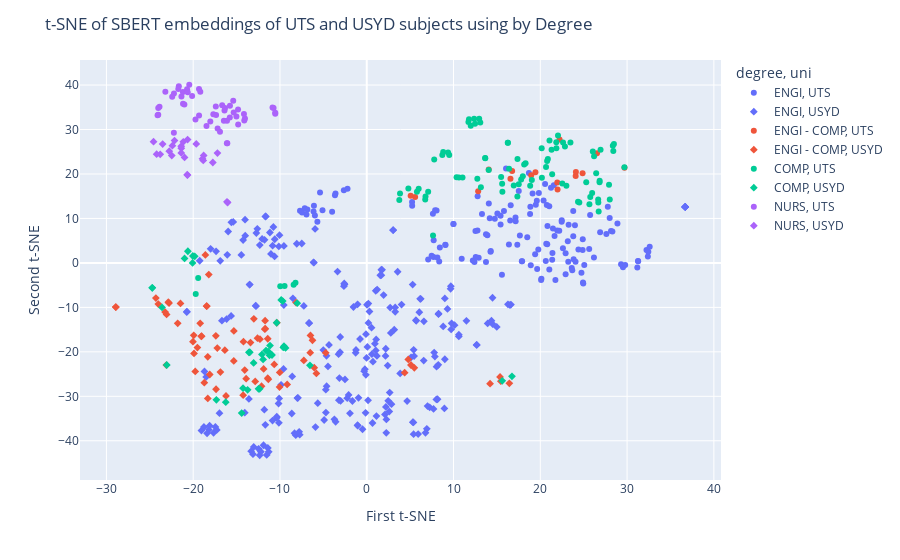

Source (notebook cell):
### Code cell
fig = px.scatter(sbert_subject_df, x="x", y="y", color="degree", symbol="uni", hover_name="subject_code", hover_data=["subject_code", "uni"])
fig.update_layout(
    title="t-SNE of SBERT embeddings of UTS and USYD subjects using by Degree",
    xaxis_title="First t-SNE",
    yaxis_title="Second t-SNE",
)
fig.show()

### Figure 1 — Plotly figure (JSON) as saved in the notebook; plotly's stock layout.template omitted (floating-point values rounded to 4 significant figures; data arrays with more than 128 entries replaced by an {"elided": "..."} marker saying what was removed)
{"data": [{"customdata": {"elided": "139x2 str values"}, "hovertemplate": "<b>%{hovertext}</b><br><br>degree=ENGI<br>uni=%{customdata[1]}<br>x=%{x}<br>y=%{y}<br>subject_code=%{customdata[0]}<extra></extra>", "hovertext": {"elided": "139 str values"}, "legendgroup": "ENGI, UTS", "marker": {"color": "#636efa", "symbol": "circle"}, "mode": "markers", "name": "ENGI, UTS", "orientation": "v", "showlegend": true, "type": "scatter", "x": {"elided": "139 float values"}, "xaxis": "x", "y": {"elided": "139 float values"}, "yaxis": "y"}, {"customdata": {"elided": "231x2 str values"}, "hovertemplate": "<b>%{hovertext}</b><br><br>degree=ENGI<br>uni=%{customdata[1]}<br>x=%{x}<br>y=%{y}<br>subject_code=%{customdata[0]}<extra></extra>", "hovertext": {"elided": "231 str values"}, "legendgroup": "ENGI, USYD", "marker": {"color": "#636efa", "symbol": "diamond"}, "mode": "markers", "name": "ENGI, USYD", "orientation": "v", "showlegend": true, "type": "scatter", "x": {"elided": "231 float values"}, "xaxis": "x", "y": {"elided": "231 float values"}, "yaxis": "y"}, {"customdata": [["31251", "UTS"], ["31271", "UTS"], ["41113", "UTS"], ["41001", "UTS"], ["31250", "UTS"], ["31257", "UTS"], ["31282", "UTS"], ["41092", "UTS"], ["33230", "UTS"], ["48024", "UTS"], ["48730", "UTS"], ["48433", "UTS"], ["31005", "UTS"], ["31269", "UTS"], ["33130", "UTS"], ["41039", "UTS"]], "hovertemplate": "<b>%{hovertext}</b><br><br>degree=ENGI - COMP<br>uni=%{customdata[1]}<br>x=%{x}<br>y=%{y}<br>subject_code=%{customdata[0]}<extra></extra>", "hovertext": ["31251", "31271", "41113", "41001", "31250", "31257", "31282", "41092", "33230", "48024", "48730", "48433", "31005", "31269", "33130", "41039"], "legendgroup": "ENGI - COMP, UTS", "marker": {"color": "#EF553B", "symbol": "circle"}, "mode": "markers", "name": "ENGI - COMP, UTS", "orientation": "v", "showlegend": true, "type": "scatter", "x": [16.56, 16.75, 21.96, 29.7, 14.06, 24.07, 24.1, 26.53, 5.575, 18.95, 22.22, 21.99, 12.84, 24.87, 5.06, 19.44], "xaxis": "x", "y": [18.95, 20.66, 18.08, 21.41, 21.01, 19.55, 20.43, 24.66, 14.82, 19.72, 27.74, 16.49, 16.13, 20.18, 15.11, 20.41], "yaxis": "y"}, {"customdata": {"elided": "73x2 str values"}, "hovertemplate": "<b>%{hovertext}</b><br><br>degree=ENGI - COMP<br>uni=%{customdata[1]}<br>x=%{x}<br>y=%{y}<br>subject_code=%{customdata[0]}<extra></extra>", "hovertext": ["ISYS2110", "COMP3109", "COMP3308", "COMP4530", "ELEC5618", "INFO1910", "COMP2017", "ELEC5619", "COMP4415", "COMP4618", "ELEC1601", "COMP2922", "COMP3221", "COMP4445", "DATA4207", "INFO1110", "MATH1061", "ISYS2120", "COMP4347", "SOFT2412", "COMP3027", "COMP4424", "ELEC5307", "ISYS4450", "ELEC5306", "COMP4425", "SOFT3202", "COMP4448", "COMP2123", "ISYS2160", "DATA3404", "COMP4405", "DATA2901", "DATA2002", "COMP4216", "COMP4328", "DATA2001", "DATA2902", "COMP4447", "ELEC3506", "COMP4349", "COMP4426", "COMP2823", "COMP3419", "ELEC5514", "COMP3927", "SOFT2201", "COMP4427", "SOFT3410", "ISYS3401", "COMP4348", "COMP4446", "SOFT3888", "COMP4329", "INFO3315", "INFO1113", "INFO4491", "COMP4313", "DATA3406", "INFO3616", "COMP3520", "COMP4318", "ELEC5616", "COMP2022", "COMP4617", "ISYS3888", "COMP4416", "COMP4338", "ELEC5620", "ELEC5509", "ELEC5508", "COMP4270", "COMP3608"], "legendgroup": "ENGI - COMP, USYD", "marker": {"color": "#EF553B", "symbol": "diamond"}, "mode": "markers", "name": "ENGI - COMP, USYD", "orientation": "v", "showlegend": true, "type": "scatter", "x": [-18.72, -11.41, -18.2, -10.36, -9.172, -10.66, -14.06, -18.09, -19.03, 16.43, -4.729, -12.59, -16.35, -17.39, -24.02, -10.02, -8.149, -23.06, -19.76, -12.85, -11.69, -18.6, -6.486, -17.36, -6.251, -19.94, -11.41, -19.19, -18.45, -6.512, -23.24, -20.02, -28.92, -22.78, -19.52, -14.21, -28.91, -22.87, -17.22, 4.786, -19.91, -11.88, -18.44, -19.07, 4.369, -11.75, -11.34, -15.31, -13.9, -16.22, -18.32, -13.01, -12.13, -15.32, -23.09, -16.87, -18.32, -5.804, -24.3, 15.45, -7.25, -21.47, 14.21, -12.31, 15.36, -14.24, -6.051, -21.79, -10.05, 5.092, 5.481, -11.71, -13.4], "xaxis": "x", "y": [-26.93, -17.06, -2.631, -13.46, -27.32, -22.83, -24.11, -25.09, -16.48, -27.08, -20.23, -16.93, -19.63, -16.41, -9.261, -24.63, -8.93, -11.58, -24.42, -26.65, -14.79, 1.79, -16.32, -28.42, -17.41, -16.28, -25.92, -13.58, -9.718, -20.18, -11.07, -17.72, -9.933, -9.031, -19.05, -17.72, -9.931, -8.836, -19.16, -21.71, -20.37, -23.84, -9.72, -16.51, -24.68, -14.91, -26.19, -15.29, -26.04, -29.92, -21.13, -12.57, -27.72, -22.04, -22.98, -24.54, -30.47, -24.85, -7.907, -26.59, -21.92, -9.101, -27.16, -17.15, -25.64, -29.76, -23.56, -13.58, -27.93, -22.96, -23.6, -12.99, -17.92], "yaxis": "y"}, {"customdata": {"elided": "88x2 str values"}, "hovertemplate": "<b>%{hovertext}</b><br><br>degree=COMP<br>uni=%{customdata[1]}<br>x=%{x}<br>y=%{y}<br>subject_code=%{customdata[0]}<extra></extra>", "hovertext": ["31482", "41903", "31247", "42913", "35005", "32144", "31338", "48450", "31748", "37262", "41889", "41020", "41077", "41173", "41172", "41076", "31266", "41021", "37234", "42050", "41040", "37233", "42036", "31261", "41026", "37161", "41175", "31277", "41905", "48270", "32011", "41180", "37252", "48436", "41181", "31256", "41174", "31276", "31260", "42037", "32009", "31275", "31263", "43023", "37335", "41182", "31280", "57304", "31097", "31243", "41004", "31255", "31080", "31242", "41052", "41183", "48033", "37181", "31258", "37363", "32931", "41025", "31777", "31262", "42028", "32146", "41891", "35007", "41080", "41079", "41184", "31245", "31253", "41043", "41171", "31265", "43025", "41019", "43024", "31927", "37373", "31272", "41900", "41185", "31268", "41078", "35006", "41890"], "legendgroup": "COMP, UTS", "marker": {"color": "#00cc96", "symbol": "circle"}, "mode": "markers", "name": "COMP, UTS", "orientation": "v", "showlegend": true, "type": "scatter", "x": [25.66, 16.94, 25.29, 15.6, -8.212, 24.5, 26.2, 17.36, 17.79, 5.783, 21.37, 7.773, 7.638, 13.08, 11.78, 12.48, 20.66, 8.71, 6.772, -19.71, 11.04, 3.834, 22.62, 28.0, 23.01, 4.796, 11.72, 28.35, 26.94, 26.73, 28.41, 22.84, 7.077, 22.04, 20.78, 15.63, 12.37, 26.84, 9.506, 21.84, 28.48, 26.05, 16.27, 10.62, 6.737, 20.87, 26.67, -19.43, 27.92, 13.64, 13.65, 25.97, 17.99, 19.02, 15.48, 21.3, 17.52, 3.751, 26.44, 5.983, 24.35, 22.53, 9.372, 16.25, 13.15, 14.05, 29.69, -8.426, 18.3, 18.14, 20.16, 26.83, 16.4, 12.74, 12.96, 25.76, 11.98, 8.81, 10.35, 20.18, -9.967, 26.68, 21.06, 21.85, 18.83, 17.37, -9.469, 23.47], "xaxis": "x", "y": [13.18, 17.41, 18.15, 17.79, -4.478, 13.61, 24.01, 14.92, 18.74, 16.03, 19.92, 23.25, 6.153, 31.61, 32.33, 31.28, 21.55, 24.29, 14.93, -6.968, 19.2, 15.59, 27.08, 14.25, 17.37, 16.74, 31.69, 26.38, 25.46, 11.56, 25.19, 26.19, 15.99, 28.64, 22.9, 15.99, 32.43, 18.48, 24.27, 27.12, 26.72, 25.06, 27.02, 19.22, 14.27, 23.37, 14.29, -3.418, 17.61, 23.62, 23.57, 15.73, 19.47, 18.67, 19.3, 25.46, 17.67, 14.16, 20.15, 16.71, 13.75, 17.88, 24.84, 27.05, 17.01, 20.9, 21.5, -4.911, 22.4, 22.13, 25.78, 18.13, 21.19, 18.91, 32.42, 14.85, 30.85, 24.94, 19.27, 19.16, -5.249, 13.58, 27.53, 25.81, 17.34, 23.38, -5.194, 27.09], "yaxis": "y"}, {"customdata": [["COMP3888", "USYD"], ["INFO4912", "USYD"], ["MATH1964", "USYD"], ["INFO1911", "USYD"], ["INFO4990", "USYD"], ["ISYS5070", "USYD"], ["INFO2150", "USYD"], ["INFO4913", "USYD"], ["DATA1901", "USYD"], ["HTIN4003", "USYD"], ["INFO2222", "USYD"], ["INFO4001", "USYD"], ["INFO4406", "USYD"], ["INFO2911", "USYD"], ["ENGG3800", "USYD"], ["HTIN4005", "USYD"], ["INFO1111", "USYD"], ["INFO3911", "USYD"], ["INFO1112", "USYD"], ["CSEC3616", "USYD"], ["INFO3912", "USYD"], ["HTIN4006", "USYD"], ["COMP3988", "USYD"], ["COMP3530", "USYD"], ["DATA3888", "USYD"], ["INFO4999", "USYD"], ["INFO4002", "USYD"], ["INFO4444", "USYD"], ["INFO2912", "USYD"], ["MATH1961", "USYD"], ["DATA1001", "USYD"], ["INFO4911", "USYD"], ["MATH1064", "USYD"], ["INFO1912", "USYD"], ["INFO3333", "USYD"], ["CSEC3888", "USYD"]], "hovertemplate": "<b>%{hovertext}</b><br><br>degree=COMP<br>uni=%{customdata[1]}<br>x=%{x}<br>y=%{y}<br>subject_code=%{customdata[0]}<extra></extra>", "hovertext": ["COMP3888", "INFO4912", "MATH1964", "INFO1911", "INFO4990", "ISYS5070", "INFO2150", "INFO4913", "DATA1901", "HTIN4003", "INFO2222", "INFO4001", "INFO4406", "INFO2911", "ENGG3800", "HTIN4005", "INFO1111", "INFO3911", "INFO1112", "CSEC3616", "INFO3912", "HTIN4006", "COMP3988", "COMP3530", "DATA3888", "INFO4999", "INFO4002", "INFO4444", "INFO2912", "MATH1961", "DATA1001", "INFO4911", "MATH1064", "INFO1912", "INFO3333", "CSEC3888"], "legendgroup": "COMP, USYD", "marker": {"color": "#00cc96", "symbol": "diamond"}, "mode": "markers", "name": "COMP, USYD", "orientation": "v", "showlegend": true, "type": "scatter", "x": [-12.47, -9.614, -9.684, -11.94, -13.04, -17.33, -21.0, -9.538, -24.72, -20.61, -23.05, -13.58, -20.07, -11.21, -14.41, -19.82, -13.73, -11.6, -6.547, 15.61, -11.34, -20.04, -12.34, -10.38, -23.59, -11.15, -13.48, -16.25, -10.92, -8.013, -24.72, -9.354, -9.859, -12.08, -14.26, 16.73], "xaxis": "x", "y": [-28.31, -19.01, -8.573, -21.7, -22.49, -30.8, 1.015, -18.74, -5.606, 2.619, -22.96, -20.12, -0.006809, -20.79, -33.77, 1.485, -28.54, -19.71, -23.04, -26.51, -19.94, 1.555, -28.31, -13.46, -10.01, -18.6, -20.1, -31.32, -20.71, -9.044, -5.599, -19.13, -8.324, -20.59, -28.17, -25.51], "yaxis": "y"}, {"customdata": [["92471", "UTS"], ["93470", "UTS"], ["93217", "UTS"], ["93201", "UTS"], ["93200", "UTS"], ["93216", "UTS"], ["91529", "UTS"], ["92470", "UTS"], ["93220", "UTS"], ["92482", "UTS"], ["93211", "UTS"], ["93207", "UTS"], ["93227", "UTS"], ["92477", "UTS"], ["93231", "UTS"], ["93230", "UTS"], ["92476", "UTS"], ["91562", "UTS"], ["93226", "UTS"], ["93206", "UTS"], ["93210", "UTS"], ["93205", "UTS"], ["93213", "UTS"], ["92479", "UTS"], ["92480", "UTS"], ["93229", "UTS"], ["93209", "UTS"], ["93233", "UTS"], ["92475", "UTS"], ["91561", "UTS"], ["93225", "UTS"], ["93224", "UTS"], ["92474", "UTS"], ["93232", "UTS"], ["93208", "UTS"], ["93228", "UTS"], ["92481", "UTS"], ["92478", "UTS"], ["93212", "UTS"], ["93204", "UTS"], ["93219", "UTS"], ["92473", "UTS"], ["91530", "UTS"], ["93223", "UTS"], ["93203", "UTS"], ["93214", "UTS"], ["93202", "UTS"], ["93222", "UTS"], ["92472", "UTS"], ["93218", "UTS"]], "hovertemplate": "<b>%{hovertext}</b><br><br>degree=NURS<br>uni=%{customdata[1]}<br>x=%{x}<br>y=%{y}<br>subject_code=%{customdata[0]}<extra></extra>", "hovertext": ["92471", "93470", "93217", "93201", "93200", "93216", "91529", "92470", "93220", "92482", "93211", "93207", "93227", "92477", "93231", "93230", "92476", "91562", "93226", "93206", "93210", "93205", "93213", "92479", "92480", "93229", "93209", "93233", "92475", "91561", "93225", "93224", "92474", "93232", "93208", "93228", "92481", "92478", "93212", "93204", "93219", "92473", "91530", "93223", "93203", "93214", "93202", "93222", "92472", "93218"], "legendgroup": "NURS, UTS", "marker": {"color": "#ab63fa", "symbol": "circle"}, "mode": "markers", "name": "NURS, UTS", "orientation": "v", "showlegend": true, "type": "scatter", "x": [-21.35, -22.23, -14.04, -14.82, -14.83, -17.36, -10.54, -20.45, -24.03, -21.19, -16.66, -14.15, -18.47, -19.33, -23.88, -14.11, -22.22, -10.74, -16.12, -15.39, -15.02, -17.18, -18.03, -20.12, -21.66, -17.68, -19.32, -24.1, -20.71, -10.86, -17.39, -15.34, -21.72, -21.01, -15.76, -16.46, -23.21, -22.42, -16.07, -15.78, -21.17, -19.18, -10.55, -19.74, -16.91, -16.11, -16.39, -16.33, -20.63, -24.03], "xaxis": "x", "y": [37.41, 29.28, 32.5, 31.14, 34.52, 33.24, 33.57, 40.07, 33.33, 38.46, 35.44, 33.52, 30.79, 39.14, 35.11, 32.05, 38.09, 34.85, 26.92, 36.47, 32.92, 30.25, 31.8, 37.55, 39.74, 33.43, 33.15, 33.19, 39.06, 34.97, 35.16, 33.85, 39.1, 35.64, 35.37, 31.99, 38.47, 37.36, 26.94, 32.72, 35.8, 38.48, 33.77, 32.26, 29.5, 31.96, 34.26, 34.83, 38.39, 34.84], "yaxis": "y"}, {"customdata": [["NURS1008", "USYD"], ["NURS3019", "USYD"], ["NURS1004", "USYD"], ["NURS3015", "USYD"], ["NURS1005", "USYD"], ["NURS2003", "USYD"], ["NURS3018", "USYD"], ["NURS1002", "USYD"], ["NURS2008", "USYD"], ["NURS3008", "USYD"], ["NURS2009", "USYD"], ["NURS3012", "USYD"], ["NURS1003", "USYD"], ["NURS2005", "USYD"], ["NURS3007", "USYD"], ["NURS2010", "USYD"], ["NURS2006", "USYD"], ["NURS1001", "USYD"], ["NURS2011", "USYD"], ["NURS3017", "USYD"], ["NURS1006", "USYD"], ["NURS2001", "USYD"], ["NURS1007", "USYD"], ["NURS3020", "USYD"]], "hovertemplate": "<b>%{hovertext}</b><br><br>degree=NURS<br>uni=%{customdata[1]}<br>x=%{x}<br>y=%{y}<br>subject_code=%{customdata[0]}<extra></extra>", "hovertext": ["NURS1008", "NURS3019", "NURS1004", "NURS3015", "NURS1005", "NURS2003", "NURS3018", "NURS1002", "NURS2008", "NURS3008", "NURS2009", "NURS3012", "NURS1003", "NURS2005", "NURS3007", "NURS2010", "NURS2006", "NURS1001", "NURS2011", "NURS3017", "NURS1006", "NURS2001", "NURS1007", "NURS3020"], "legendgroup": "NURS, USYD", "marker": {"color": "#ab63fa", "symbol": "diamond"}, "mode": "markers", "name": "NURS, USYD", "orientation": "v", "showlegend": true, "type": "scatter", "x": [-22.4, -21.14, -21.37, -18.79, -16.1, -18.93, -19.64, -22.47, -17.21, -21.38, -23.8, -24.57, -18.84, -20.69, -22.15, -24.21, -17.74, -16.03, -23.52, -21.38, -22.75, -20.65, -20.99, -20.65], "xaxis": "x", "y": [26.37, 27.23, 25.79, 24.16, 13.75, 23.41, 26.77, 24.14, 24.7, 24.73, 24.42, 27.26, 23.04, 19.83, 27.53, 24.46, 22.59, 13.58, 26.74, 26.24, 25.13, 19.75, 23.73, 27.75], "yaxis": "y"}], "layout": {"legend": {"title": {"text": "degree, uni"}, "tracegroupgap": 0}, "margin": {"t": 60}, "title": {"text": "t-SNE of SBERT embeddings of UTS and USYD subjects using by Degree"}, "xaxis": {"anchor": "y", "domain": [0, 1], "title": {"text": "First t-SNE"}}, "yaxis": {"anchor": "x", "domain": [0, 1], "title": {"text": "Second t-SNE"}}}}
